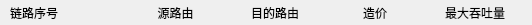
                  <widget class="QWidget" name="widget_label" native="true">
                   <property name="minimumSize">
                    <size>
                     <width>532</width>
                     <height>25</height>
                    </size>
                   </property>
                   <property name="maximumSize">
                    <size>
                     <width>16777215</width>
                     <height>25</height>
                    </size>
                   </property>
                   <layout class="QHBoxLayout" name="horizontalLayout_2" stretch="6,5,5,5,5">
                    <property name="leftMargin">
                     <number>10</number>
                    </property>
                    <property name="topMargin">
                     <number>0</number>
                    </property>
                    <property name="rightMargin">
                     <number>10</number>
                    </property>
                    <property name="bottomMargin">
                     <number>10</number>
                    </property>
                    <item>
                     <widget class="QLabel" name="label">
                      <property name="minimumSize">
                       <size>
                        <width>80</width>
                        <height>25</height>
                       </size>
                      </property>
                      <property name="text">
                       <string>链路序号</string>
                      </property>
                     </widget>
                    </item>
                    <item>
                     <widget class="QLabel" name="label_2">
                      <property name="minimumSize">
                       <size>
                        <width>80</width>
                        <height>25</height>
                       </size>
                      </property>
                      <property name="text">
                       <string>源路由</string>
                      </property>
                      <property name="alignment">
                       <set>Qt::AlignCenter</set>
                      </property>
                     </widget>
                    </item>
                    <item>
                     <widget class="QLabel" name="label_3">
                      <property name="minimumSize">
                       <size>
                        <width>80</width>
                        <height>25</height>
                       </size>
                      </property>
                      <property name="text">
                       <string>目的路由</string>
                      </property>
                      <property name="alignment">
                       <set>Qt::AlignCenter</set>
                      </property>
                     </widget>
                    </item>
                    <item>
                     <widget class="QLabel" name="label_4">
                      <property name="minimumSize">
                       <size>
                        <width>80</width>
                        <height>25</height>
                       </size>
                      </property>
                      <property name="text">
                       <string>造价</string>
                      </property>
                      <property name="alignment">
                       <set>Qt::AlignCenter</set>
                      </property>
                     </widget>
                    </item>
                    <item>
                     <widget class="QLabel" name="label_5">
                      <property name="minimumSize">
                       <size>
                        <width>80</width>
                        <height>25</height>
                       </size>
                      </property>
                      <property name="text">
                       <string>最大吞吐量</string>
                      </property>
                      <property name="alignment">
                       <set>Qt::AlignCenter</set>
                      </property>
                     </widget>
                    </item>
                   </layout>
                  </widget>
